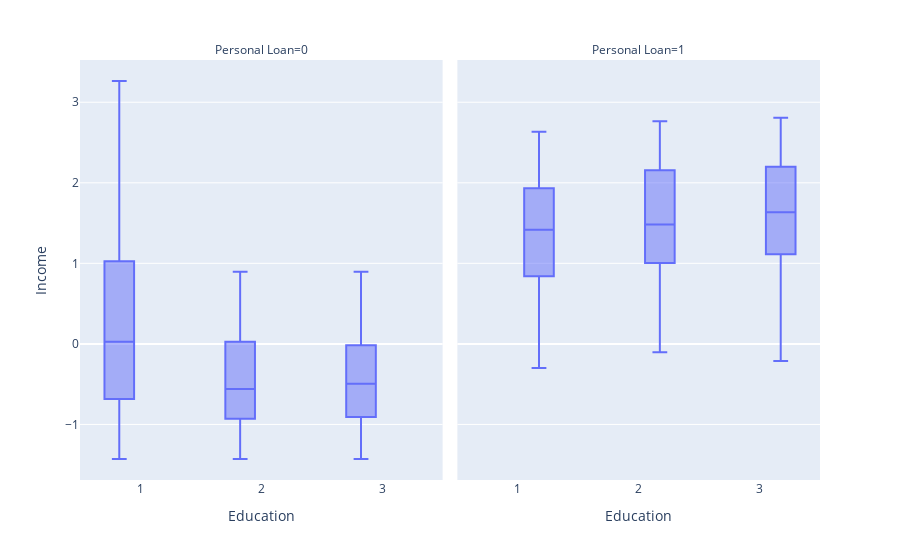

Notebook code for this chart:
### Code cell
ps.box(data,x='Education',y='Income',facet_col='Personal Loan')

### Figure 1 — Plotly figure (JSON) as saved in the notebook; plotly's stock layout.template omitted (floating-point values rounded to 4 significant figures; data arrays with more than 128 entries replaced by an {"elided": "..."} marker saying what was removed)
{"data": [{"alignmentgroup": "True", "hovertemplate": "Personal Loan=0<br>Education=%{x}<br>Income=%{y}<extra></extra>", "legendgroup": "", "marker": {"color": "#636efa"}, "name": "", "notched": false, "offsetgroup": "", "orientation": "v", "showlegend": false, "type": "box", "x": {"elided": "4520 int values"}, "x0": " ", "xaxis": "x", "y": {"elided": "4520 float values"}, "y0": " ", "yaxis": "y"}, {"alignmentgroup": "True", "hovertemplate": "Personal Loan=1<br>Education=%{x}<br>Income=%{y}<extra></extra>", "legendgroup": "", "marker": {"color": "#636efa"}, "name": "", "notched": false, "offsetgroup": "", "orientation": "v", "showlegend": false, "type": "box", "x": {"elided": "480 int values"}, "x0": " ", "xaxis": "x2", "y": {"elided": "480 float values"}, "y0": " ", "yaxis": "y2"}], "layout": {"annotations": [{"font": {}, "showarrow": false, "text": "Personal Loan=0", "x": 0.245, "xanchor": "center", "xref": "paper", "y": 1, "yanchor": "bottom", "yref": "paper"}, {"font": {}, "showarrow": false, "text": "Personal Loan=1", "x": 0.755, "xanchor": "center", "xref": "paper", "y": 1, "yanchor": "bottom", "yref": "paper"}], "autosize": true, "boxmode": "group", "legend": {"tracegroupgap": 0}, "margin": {"t": 60}, "xaxis": {"anchor": "y", "autorange": true, "domain": [0, 0.49], "range": [0.5, 3.5], "title": {"text": "Education"}, "type": "linear"}, "xaxis2": {"anchor": "y2", "autorange": true, "domain": [0.51, 1], "matches": "x", "range": [0.5, 3.5], "title": {"text": "Education"}, "type": "linear"}, "yaxis": {"anchor": "x", "autorange": true, "domain": [0, 1], "range": [-1.69, 3.524], "title": {"text": "Income"}, "type": "linear"}, "yaxis2": {"anchor": "x2", "autorange": true, "domain": [0, 1], "matches": "y", "range": [-1.69, 3.524], "showticklabels": false, "type": "linear"}}}
